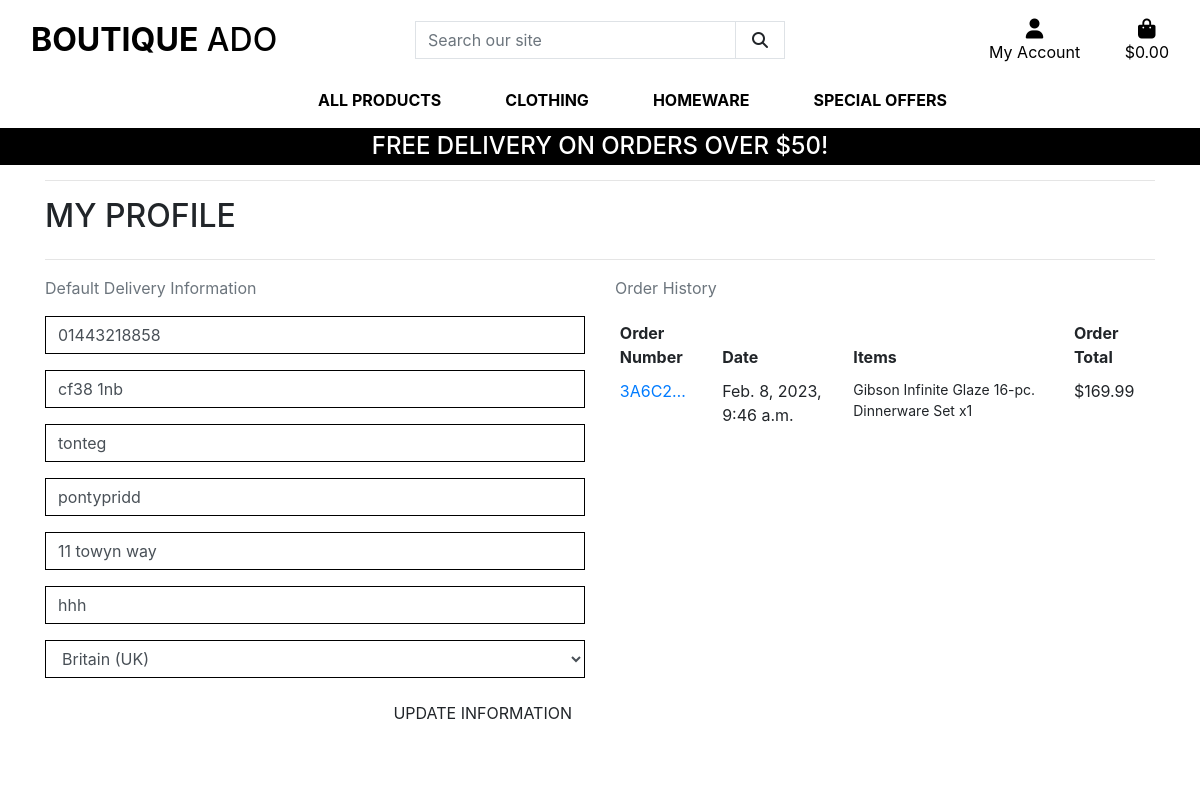
Page /profile/ (signed in) on the committed database.
### profiles/models.py (models this page shows, shortened)
class UserProfile(models.Model):
    user = models.OneToOneField(User, on_delete=models.CASCADE)
    default_phone_number = models.CharField(max_length=20, null=True, blank=True)
    default_postcode = models.CharField(max_length=20, null=True, blank=True)
    default_street_address1 = models.CharField(max_length=80, null=True, blank=True)
    default_street_address2 = models.CharField(max_length=80, null=True, blank=True)
    default_town_or_city = models.CharField(max_length=40, null=True, blank=True)
    default_county = models.CharField(max_length=80, null=True, blank=True)
    default_country = CountryField(blank_label='Country *', null=True, blank=True)

### checkout/models.py (models this page shows, shortened)
class Order(models.Model):                  # this handles orders across the store
    order_number = models.CharField(max_length=32, null=False, editable=False)         # editable = False
    user_profile = models.ForeignKey(UserProfile, on_delete=models.SET_NULL,
                                    null=True, blank=True, related_name='orders')
    full_name = models.CharField(max_length=50, null=False, blank=False)
    email = models.EmailField(max_length=254, null=False, blank=False)
    phone_number = models.CharField(max_length=20, null=False, blank=False)
    country = CountryField(blank_label='Country *', null=False, blank=False)
    postcode = models.CharField(max_length=20, null=True, blank=True)          # null = true means can be left blank
    town_or_city = models.CharField(max_length=40, null=False, blank=False)
    street_address1 = models.CharField(max_length=80, null=False, blank=False)
    street_address2 = models.CharField(max_length=80, null=True, blank=True)
    county = models.CharField(max_length=80, null=True, blank=True)
    date = models.DateTimeField(auto_now_add=True)                            #adds date/time automatically
    delivery_cost = models.DecimalField(max_digits=6, decimal_places=2, null=False, default=0)     # calculated field
    order_total = models.DecimalField(max_digits=10, decimal_places=2, null=False, default=0)       # calculated field
    grand_total = models.DecimalField(max_digits=10, decimal_places=2, null=False, default=0)       # calculated field
    original_bag = models.TextField(null=False, blank=False, default='')   # added in case cusotmer orders smae items but on a different order
    stripe_pid = models.CharField(max_length=254, null=False, default='')   # added in case cusotmer order same items on different day

class OrderLineItem(models.Model):    # individual shopping bag item linked to an order
    order = models.ForeignKey(Order, null=False, blank=False, on_delete=models.CASCADE, related_name='lineitems')     #foreign key to order class
    product = models.ForeignKey(Product, null=False, blank=False, on_delete=models.CASCADE)                         #foreign key to product
    product_size = models.CharField(max_length=2, null=True, blank=True) # XS, S, M, L, XL
    quantity = models.IntegerField(null=False, blank=False, default=0)
    lineitem_total = models.DecimalField(max_digits=6, decimal_places=2, null=False, blank=False, editable=False)

### products/models.py (models this page shows, shortened)
class Product(models.Model):
    category = models.ForeignKey('Category', null=True, blank=True, on_delete=models.SET_NULL)      # foreign key to the category model
    sku = models.CharField(max_length=254, null=True, blank=True)
    name = models.CharField(max_length=254)
    description = models.TextField()
    has_sizes = models.BooleanField(default=False, null=True, blank=True)
    price = models.DecimalField(max_digits=6, decimal_places=2)
    rating = models.DecimalField(max_digits=6, decimal_places=2, null=True, blank=True)
    image_url = models.URLField(max_length=1024, null=True, blank=True)
    image = models.ImageField(null=True, blank=True)

### profiles/views.py (the view)
# urls.py: path('profile/', include('profiles.urls')),
def profile(request):
    profile = get_object_or_404(UserProfile, user=request.user)
    if request.method == 'POST':   #post handler for when profile updated
        form = UserProfileForm(request.POST, instance=profile)                      #userprofile form comes from the IMPORt at the top so imports class
        if form.is_valid():
            form.save()
            messages.success(request, 'Profile updated successfully')
    form = UserProfileForm(instance=profile)
    orders =profile.orders.all()
    template = 'profiles/profile.html'
    context = {
        'form':form,
        'orders':orders,
    }
    return render(request, template, context)

### profiles/forms.py
class UserProfileForm(forms.ModelForm):
    class Meta:
        model = UserProfile
        exclude = ('user',)
    def __init__(self, *args, **kwargs):
        super().__init__(*args, **kwargs)
        placeholders = {
            'default_phone_number': 'Phone Number',
            'default_postcode': 'Postal Code',
            'default_town_or_city': 'Town or City',
            'default_street_address1': 'Street Address 1',
            'default_street_address2': 'Street Address 2',
            'default_county': 'County, State or Locality',
        }
        self.fields['default_phone_number'].widget.attrs['autofocus'] = True
        for field in self.fields:
            if field != 'default_country':
                if self.fields[field].required:
                    placeholder = f'{placeholders[field]} *'
                else:
                    placeholder = placeholders[field]
                self.fields[field].widget.attrs['placeholder'] = placeholder
            self.fields[field].widget.attrs['class'] = 'border-black rounded-0 profile-form-input'
            self.fields[field].label = False

### profiles/templates/profiles/profile.html (shortened to what this page needs)
{% extends "base.html" %}
{% load static %}
{% block extra_css %}
    <link rel="stylesheet" href="{% static 'profiles/css/profile.css' %}">
{% endblock %}
{% block page_header %}
    <div class="container header-container">
    </div>
{% endblock %}
{% block content %}
    <div class="overlay"></div>
    <div class="container">
        <div class="row">
            <div class="col">
                <hr>
                <h2 class="logo-font mb-4">My Profile</h2>
                <hr>
            </div>
        </div>
        <div class="row">
            <div class="col-12 col-lg-6">
                <p class="text-muted">Default Delivery Information</p>
                <form class="mt-3" action="{% url 'profile' %}" method="POST" id="profile-update-form">
                    {{ form|crispy }}
                    <button class="btn btn-black rounded-0 text-uppercase float-right">Update Information</button>
                </form>
            </div>
            <div class="col-12 col-lg-6">
                <p class="text-muted">Order History</p>
                <div class="order-history table-responsive">
                    <table class="table table-sm table-borderless">
                        <thead>
                            <tr>
                                <th>Order Number</th>
                                <th>Date</th>
                                <th>Items</th>
                                <th>Order Total</th>
                            </tr>
                        </thead>
                        <tbody>
                            {% for order in orders %}
                                <tr>
                                    <td>
                                        <a href="{% url 'order_history' order.order_number %}"
                                        title="{{ order.order_number }}">
                                            {{ order.order_number|truncatechars:6 }}
                                        </a>
                                    </td>
                                    <td>{{ order.date }}</td>
                                    <td>
                                        <ul class="list-unstyled">
                                            {% for item in order.lineitems.all %}
                                                <li class="small">
                                                    {{ item.product.name }} x{{ item.quantity }}
                                                </li>
                                            {% endfor %}
                                        </ul>
                                    </td>
                                    <td>${{ order.grand_total }}</td>
                                </tr>
                            {% endfor %}
                        </tbody>
                    </table>
                </div>
            </div>
        </div>
{% endblock %}

### static/css/base.css (style rules this page uses)
html { height: 100%; }
body { background: url('/media/homepage_background_cropped.jpg') no-repeat center center fixed; background-size: cover; height: calc(100vh - 164px); color: #555; font-family: 'Lato'; }
.logo-font { text-transform: uppercase; }
.btn-black { background: black; color: white; }
.border-black { border: 1px solid black !important; }
.overlay { height: 100%; width: 100%; top: 0; left: 0; position: fixed; background: white; z-index: -1; }
@media (min-width: 1200px) { .container { max-width: 80%; } }
@media (min-width: 992px) { .header-container { padding-top: 164px; } }

### rows in the picture
UserProfile: default_phone_number "01443218858", default_postcode "cf38 1nb", default_street_address1 "tonteg", default_street_address2 "pontypridd", default_town_or_city "11 towyn way", default_county "hhh", default_country "Britain (UK)"
Order: order_number "3A6C2…", date "Feb. 8, 2023, 9:46 a.m.", grand_total "169.99"
OrderLineItem: product.name "Gibson Infinite Glaze 16-pc. Dinnerware Set", quantity "1"

### other values in the picture
{{ free_delivery_threshold }} "50"
